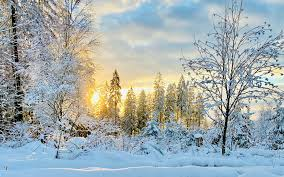
#> input picture 4_image_prossecing/4_2/winter2.png, 284 x 177 px
$ python 3_snow_fall.py
#> lines starting #> are read from the running program, lines starting #| are printed output that depends on the picture
import time
import imageio
import cv2
import random
import threading

lock = threading.Lock()
IMG = []
snowflakes = []
radius_snow = 1
running = True
def falling_snow(img_row, snow_row, snow_col):
    global running
    while snow_row < img_row-4 and running==True:
        snow_row += 3
        with lock:
            snowflakes.append((snow_row, snow_col))
        time.sleep(0.08)
        with lock:
            if snowflakes:
                snowflakes.pop(0)


def display_snow(img):
    global running, IMG
    global snowflakes, radius_snow

    while running:
        frame[:] = img.copy()
        for r,c in snowflakes:
            cv2.circle(frame, (c,r), radius_snow, 215, -1)

        cv2.imshow("", frame)
        IMG.append(frame.copy())
        if cv2.waitKey(1) & 0XFF == ord('q'):
            running = False
            break
        time.sleep(0.01)

img = cv2.imread("winter2.png")
#> img is the input picture: shape (177, 284, 3); mean B, G, R 171.8, 170.9, 159.8
img = cv2.cvtColor(img, cv2.COLOR_BGR2GRAY)
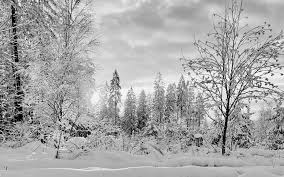
#> img: shape (177, 284); min 0, max 255, mean 167.7
frame = img.copy()
row, col = img.shape
#> row = 177; col = 284

threading.Thread(target=display_snow, args=(img,)).start()

while running:
    for _ in range(10):
        snow_row = random.randint(0, 20)
        snow_col = random.randint(0, col-4)

        t1 = threading.Thread(target=falling_snow, args=[row, snow_row,snow_col])
        t1.start()
#> this loop made 10 passes; (key q is pressed on pass 7)
    if cv2.waitKey(25) & 0XFF == ord('q'):
#> (key q is pressed here)
        running = False
        break
    time.sleep(0.03)
imageio.mimsave("winter.gif", IMG)


$ run again, with 4_image_prossecing/4_2/batman.png copied over 4_image_prossecing/4_2/winter2.png
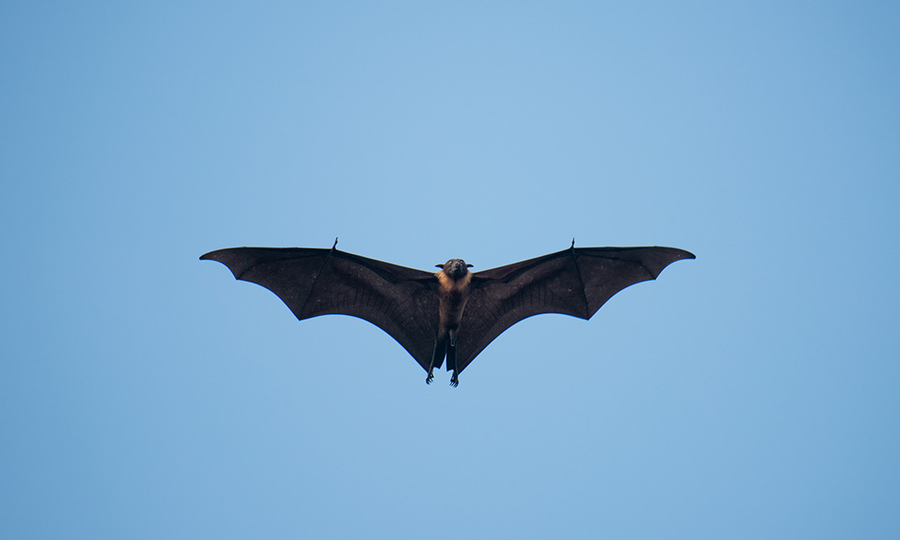
#> input picture 4_image_prossecing/4_2/batman.png, 900 x 540 px
#> img is the input picture: shape (540, 900, 3); mean B, G, R 207.1, 170.4, 125.3
#> `img = cv2.cvtColor(img, cv2.COLOR_BGR2GRAY)`:
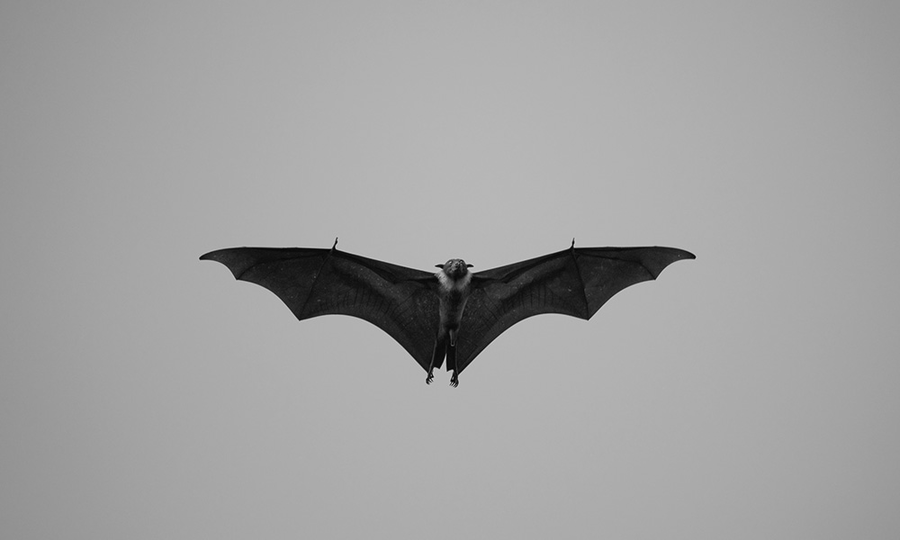
#> img: shape (540, 900); min 1, max 218, mean 161.1
#> the loop `for _ in range(10):` made 10 passes; (key q is pressed on pass 7)
